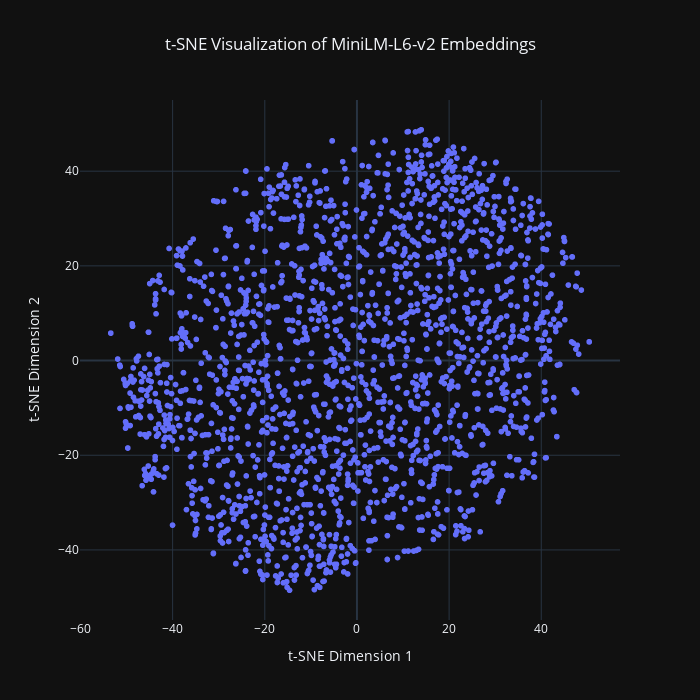

This figure's notebook cell:
### Code cell
tsne_results = TSNE(n_components = 2, 
                    random_state = 42, 
                    perplexity = 40   ).fit_transform(embeddings)

# Create a DataFrame with the t-SNE results and article names
tsne_embeddings_df = pd.DataFrame({
    't-SNE Dimension 1': tsne_results[:, 0],
    't-SNE Dimension 2': tsne_results[:, 1],
    'Article Name': articlesNames[0:2000]
})

# Plot the scatter plot
fig = px.scatter(tsne_embeddings_df, 
                 x = 't-SNE Dimension 1', 
                 y = 't-SNE Dimension 2', 
                 hover_name = 'Article Name', 
                 title = "t-SNE Visualization of " +
                         "MiniLM-L6-v2 Embeddings",
                 template = "plotly_dark",
                 width = 700, height = 700)

# Center the title
fig.update_layout(title = {'text': "t-SNE Visualization of " + 
                                    "MiniLM-L6-v2 Embeddings",
                           'x': 0.5, 
                           'xanchor': 'center'})
fig.show()

### Figure 1 — Plotly figure (JSON) as saved in the notebook; plotly's stock layout.template omitted (floating-point values rounded to 4 significant figures; data arrays with more than 128 entries replaced by an {"elided": "..."} marker saying what was removed)
{"data": [{"hovertemplate": "<b>%{hovertext}</b><br><br>t-SNE Dimension 1=%{x}<br>t-SNE Dimension 2=%{y}<extra></extra>", "hovertext": {"elided": "2000 str values"}, "legendgroup": "", "marker": {"color": "#636efa", "symbol": "circle"}, "mode": "markers", "name": "", "showlegend": false, "type": "scattergl", "x": {"elided": "2000 float values"}, "xaxis": "x", "y": {"elided": "2000 float values"}, "yaxis": "y"}], "layout": {"height": 700, "legend": {"tracegroupgap": 0}, "title": {"text": "t-SNE Visualization of MiniLM-L6-v2 Embeddings", "x": 0.5, "xanchor": "center"}, "width": 700, "xaxis": {"anchor": "y", "domain": [0, 1], "title": {"text": "t-SNE Dimension 1"}}, "yaxis": {"anchor": "x", "domain": [0, 1], "title": {"text": "t-SNE Dimension 2"}}}}
